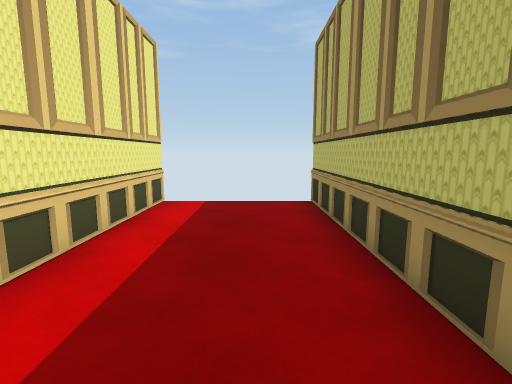
View 1 (above)

12 first-person views from a walk through a scene from a Unity 3-D project. The camera is 1.3 m above the floor, tilts 8° down and sees 85° across. The floor is counted in squares, 1 m on a side. Each view is taken from the middle of a square. On the plan, view 1 faces up. The plan holds only what a view shows up to about 13 squares ahead; the rest is blank. The place goes on beyond the plan. The player is left out. Some surface patterns are stand-ins.

View 2
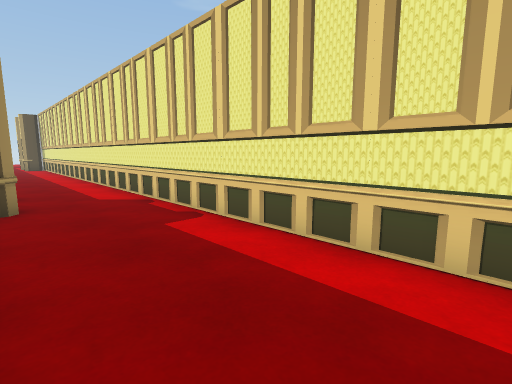

View 3
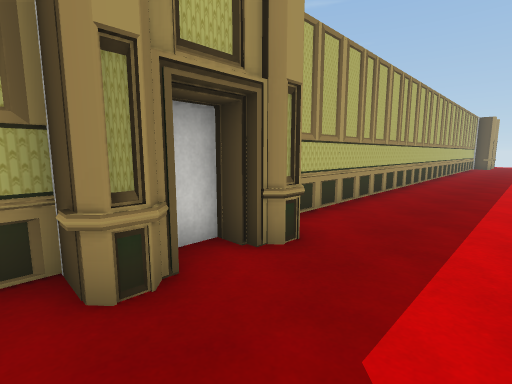

View 4
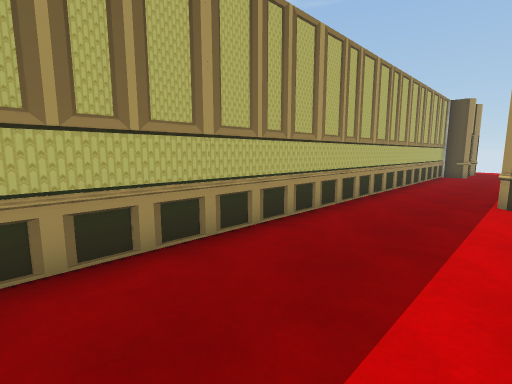

View 5
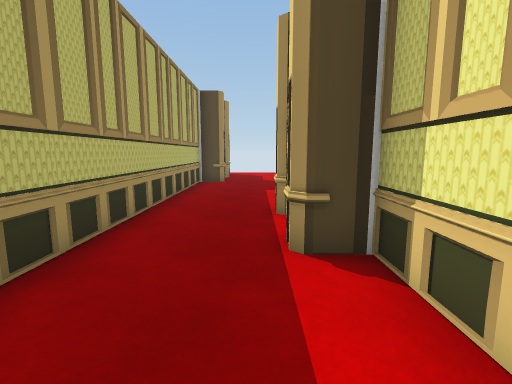

View 6
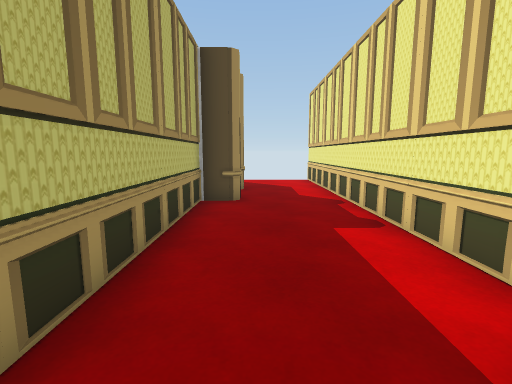

View 7
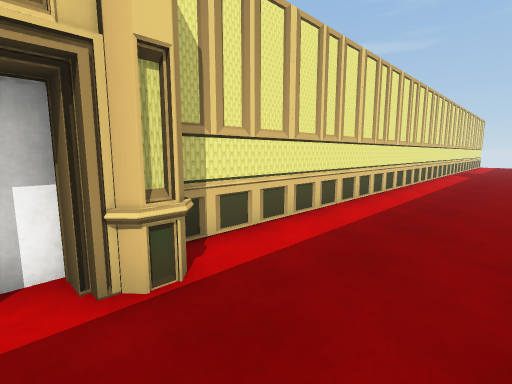

View 8
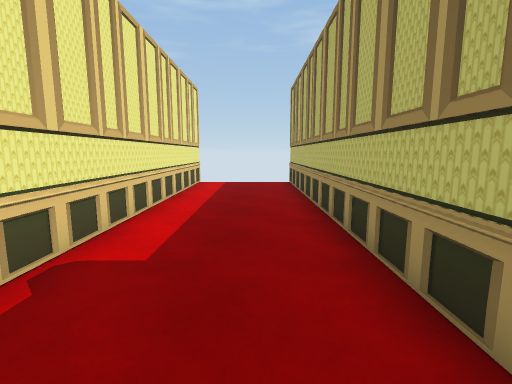

View 9
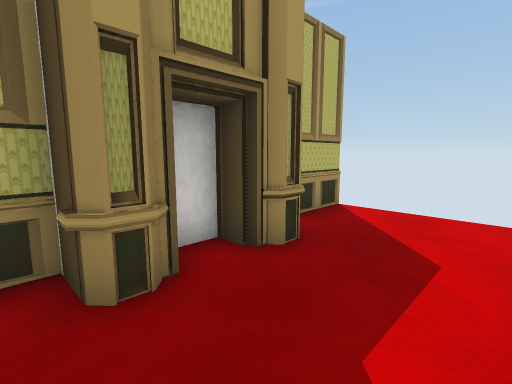

View 10
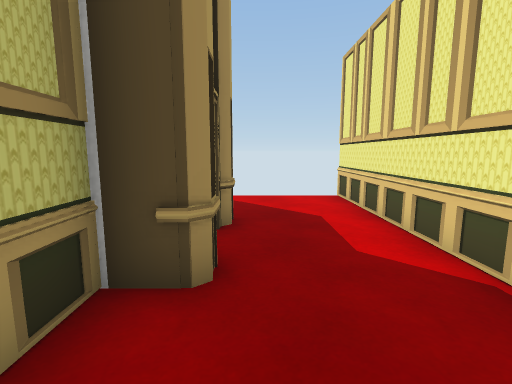

View 11
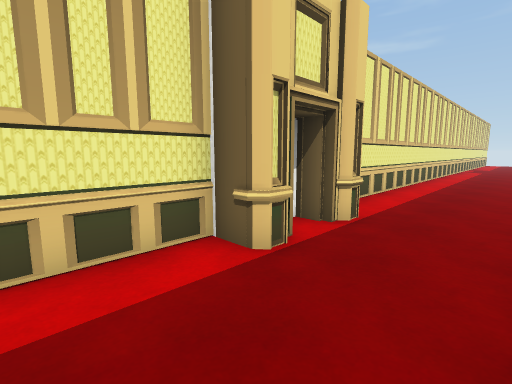

View 12
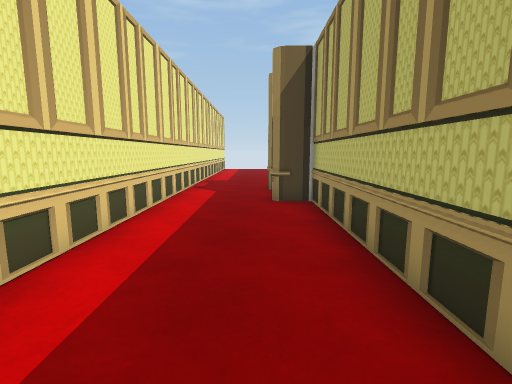

### Floor plan
Key: @ floor where view 1 was taken; # wall or solid block; . floor; P portal; O other object.
Columns run from 4 left of view 1 to 3 right of it. Each row starts with its distance up from view 1.
  8  #    #
  7 OO....OO
  6 O#....#O
  5 O#....#O
  4 OO....OO
  3 O#....#O
  2 O#....#O
  1 OO....OO
  0 O#..@.#O
 -1 O#....#O
 -2 OO....OO
 -3 O#....#O
 -4 O#....#O
 -5 OO...POO
 -6 O#....#O
 -7 O#...P#O
 -8 OO...POO
 -9 O#....#O
-10 O#....#O
-11 OO....OO
-12 O#....#O
-13 O#....#O
-14 OO....OO
-15 O#....#O
-16 O#....#O
-17 OO....OO
-18 O#....#O
-19 O#....#O
-20 OO....OO
-21 O#....#O
-22 O#P...#O
-23 OOP...OO
-24 O#....#O
-25 O#P...#O
-26 OO....OO
-27 O#....#O
-28 O#....#O
-29 OO....OO
-30 O#....#O
-31 O#....#O
-32 OO...POO
-33 O#....#O
-34 O#...P O
-35 OO...POO
-36 O#....#O
-37 O#....#O
-38  #    #

Where each view was taken, in squares from view 1:
view 1: 0 up, 0 right, facing up
view 2: 3 up, 1 right, facing down-left
view 3: 4 down, 2 left, facing down-right
view 4: 14 down, 2 left, facing down-right
view 5: 19 down, 1 left, facing down
view 6: 24 down, 0 right, facing down
view 7: 24 down, 1 right, facing up-left
view 8: 5 down, 0 right, facing up
view 9: 31 down, 2 left, facing down-right
view 10: 29 down, 0 right, facing down
view 11: 28 down, 1 right, facing up-left
view 12: 15 down, 0 right, facing up
